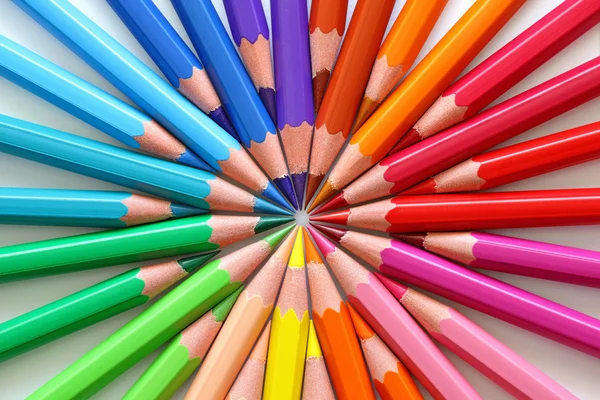
#> input picture digital_signal_processing/lab1/depositphotos_5799438-stock-photo-colored-pencils.jpg, 600 x 400 px, given in place of half.png, which was not available
$ jupyter execute lab3.ipynb   (text cells are left out)
#> lines starting #> are read from the running program, lines starting #| are printed output that depends on the picture; after the words box and inside, x2 and y2 are one past the last pixel; in counts of white or black regions, pixels touching at a corner belong together; pictures that were not available may be replaced by others from this repository, and a replacement may not be noted
[cell 1]
import cv2
import numpy as np
import matplotlib.pyplot as plt

[cell 2]
img_half = cv2.imread("./half.png", cv2.IMREAD_GRAYSCALE)
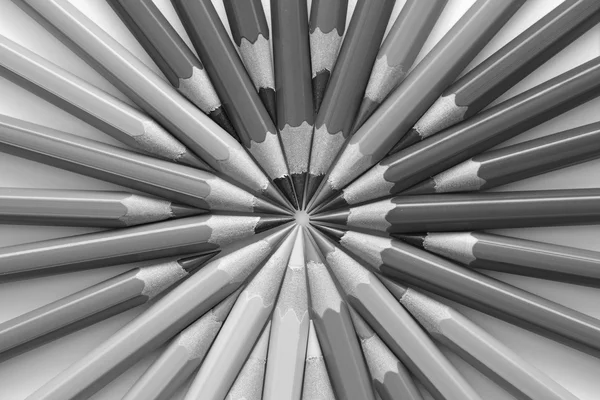
#> img_half: shape (400, 600); min 6, max 255, mean 133.8
img_chess = cv2.imread("./chess.png", cv2.IMREAD_GRAYSCALE)
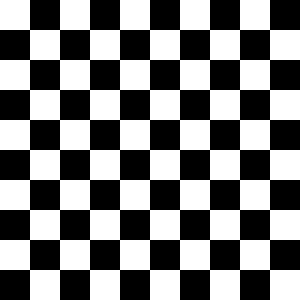
#> input picture digital_signal_processing/lab3/chess.png, 100 x 100 px (shown 3 times larger)
#> img_chess: shape (100, 100); values 100 (black) and 200 (white), 50% white; 1 white region, box (x1, y1, x2, y2) and area: (0, 0, 100, 100) 5000

[cell 3]
#img_half
hist_half = cv2.calcHist([img_half], [0], None, [256], [0, 256])
#> hist_half = 256 values, max 2390 at index 99, min 0 at index 0, mean 937.5
#img_chess
hist_chess = cv2.calcHist([img_chess], [0], None, [256], [0, 256])
#> hist_chess = 256 values, max 5000 at index 100, min 0 at index 0, mean 39.06

[cell 4]
plt.figure(figsize=(20,10))
plt.subplot(121)
plt.imshow(img_half, cmap = 'gray');
plt.subplot(122)
plt.plot(hist_half); plt.xlim([0, 255]); plt.grid(); plt.show();
#> after `plt.plot(hist_half)`:
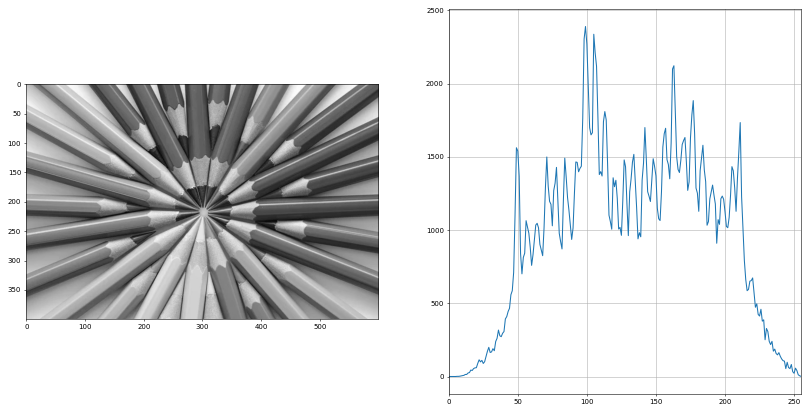
#> figure drawn by matplotlib, 2 panels; panel 2: curve peaks at x = 99, y = 2390

plt.figure(figsize=(20,10))
plt.subplot(121)
plt.imshow(img_chess, cmap = 'gray');
plt.subplot(122)
plt.plot(hist_chess); plt.xlim([0, 255]); plt.grid(); plt.show();
#> after `plt.plot(hist_chess)`:
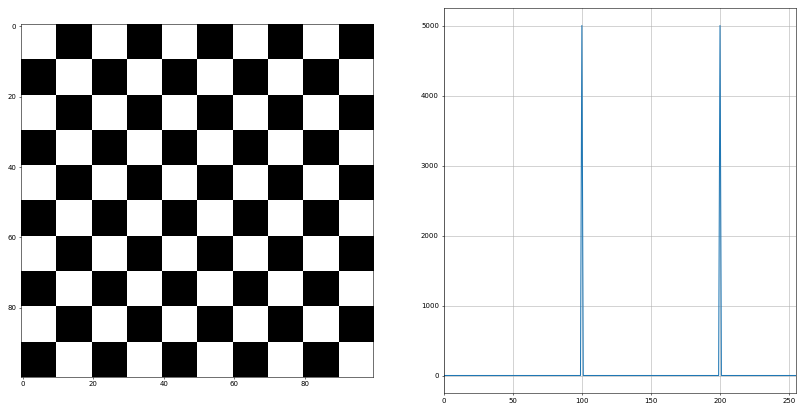
#> figure drawn by matplotlib, 2 panels; panel 2: curve peaks at x = 100, y = 5000


plt.show();

[cell 5]
half_blur3 = cv2.GaussianBlur(img_half,(3,3),0)
half_blur5 = cv2.GaussianBlur(img_half,(5,5),0)
half_blur9 = cv2.GaussianBlur(img_half,(9,9),0)
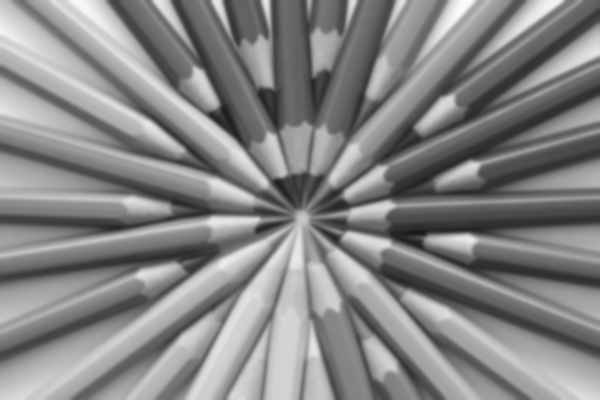
#> half_blur9: shape (400, 600); min 23, max 252, mean 133.8
half_blur15 = cv2.GaussianBlur(img_half,(15,15),0)


chess_blur3 = cv2.GaussianBlur(img_chess,(3,3),0)
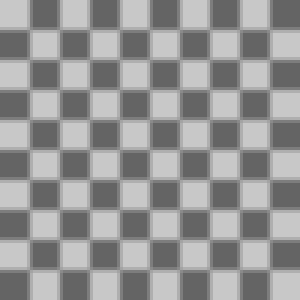
#> chess_blur3: shape (100, 100) (shown 3 times larger); min 100, max 200, mean 150
chess_blur5 = cv2.GaussianBlur(img_chess,(5,5),0)
chess_blur9 = cv2.GaussianBlur(img_chess,(9,9),0)
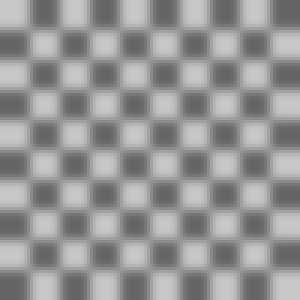
#> chess_blur9: shape (100, 100) (shown 3 times larger); min 100, max 200, mean 150
chess_blur15 = cv2.GaussianBlur(img_chess,(15,15),0)

[cell 6]
half_blur3_hist = cv2.calcHist([half_blur3], [0], None, [256], [0, 256])
#> half_blur3_hist = 256 values, max 2356 at index 98, min 0 at index 0, mean 937.5
half_blur5_hist = cv2.calcHist([half_blur5], [0], None, [256], [0, 256])
#> half_blur5_hist = 256 values, max 2382 at index 98, min 0 at index 0, mean 937.5
half_blur9_hist = cv2.calcHist([half_blur9], [0], None, [256], [0, 256])
#> half_blur9_hist = 256 values, max 2248 at index 98, min 0 at index 0, mean 937.5
half_blur15_hist = cv2.calcHist([half_blur15], [0], None, [256], [0, 256])
#> half_blur15_hist = 256 values, max 2081 at index 104, min 0 at index 0, mean 937.5

chess_blur3_hist = cv2.calcHist([chess_blur3], [0], None, [256], [0, 256])
#> chess_blur3_hist = 256 values, max 3362 at index 100, min 0 at index 0, mean 39.06
chess_blur5_hist = cv2.calcHist([chess_blur5], [0], None, [256], [0, 256])
#> chess_blur5_hist = 256 values, max 2048 at index 100, min 0 at index 0, mean 39.06
chess_blur9_hist = cv2.calcHist([chess_blur9], [0], None, [256], [0, 256])
#> chess_blur9_hist = 256 values, max 504 at index 102, min 0 at index 0, mean 39.06
chess_blur15_hist = cv2.calcHist([chess_blur15], [0], None, [256], [0, 256])
#> chess_blur15_hist = 256 values, max 324 at index 122, min 0 at index 0, mean 39.06

[cell 7]
def plot_sublot_img_with_hist(img, hist):
    plt.figure(figsize=(20,10))
    plt.subplot(121)
    plt.imshow(img, cmap = 'gray');
    plt.subplot(122)
    plt.plot(hist); plt.xlim([0, 255]); plt.grid(); plt.show();

    plt.show();


img_hist_lists = [
    [half_blur3, half_blur3_hist],
    [half_blur5, half_blur5_hist],
    [half_blur9, half_blur9_hist],
    [half_blur15, half_blur15_hist],

    [chess_blur3, chess_blur3_hist],
    [chess_blur5, chess_blur5_hist],
    [chess_blur9, chess_blur9_hist],
    [chess_blur15, chess_blur15_hist],

]

for img_hist in img_hist_lists:
    plot_sublot_img_with_hist(img_hist[0], img_hist[1])
#> this loop made 8 passes
#> pass 1, in plot_sublot_img_with_hist, `plt.plot(hist)`:
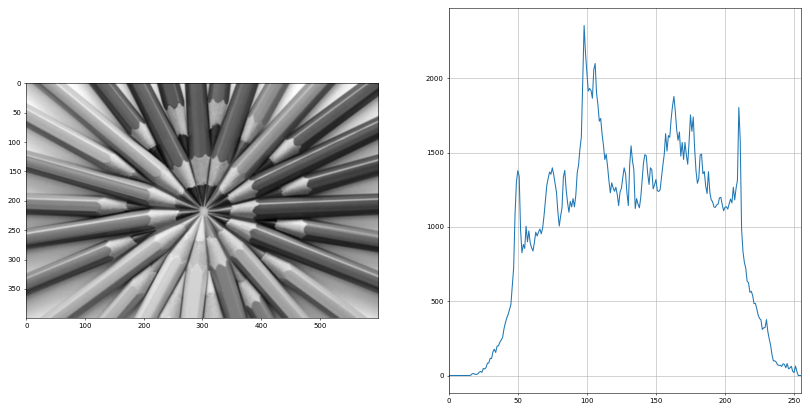
#> figure drawn by matplotlib, 2 panels; panel 2: curve peaks at x = 98, y = 2356
#> pass 2, in plot_sublot_img_with_hist (call 2), `plt.plot(hist)`:
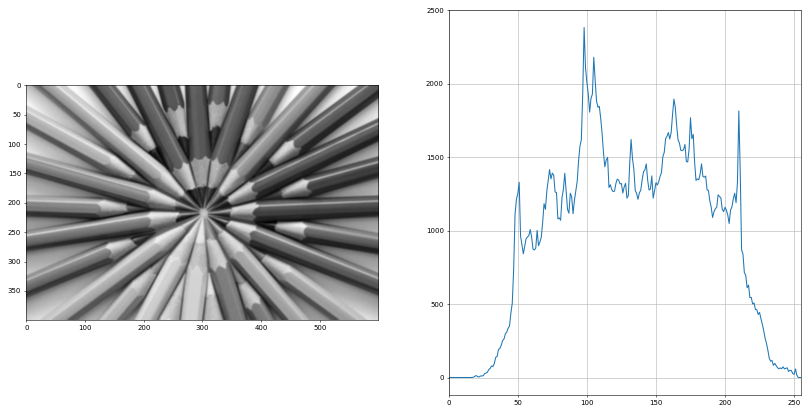
#> figure drawn by matplotlib, 2 panels; panel 2: curve peaks at x = 98, y = 2382
